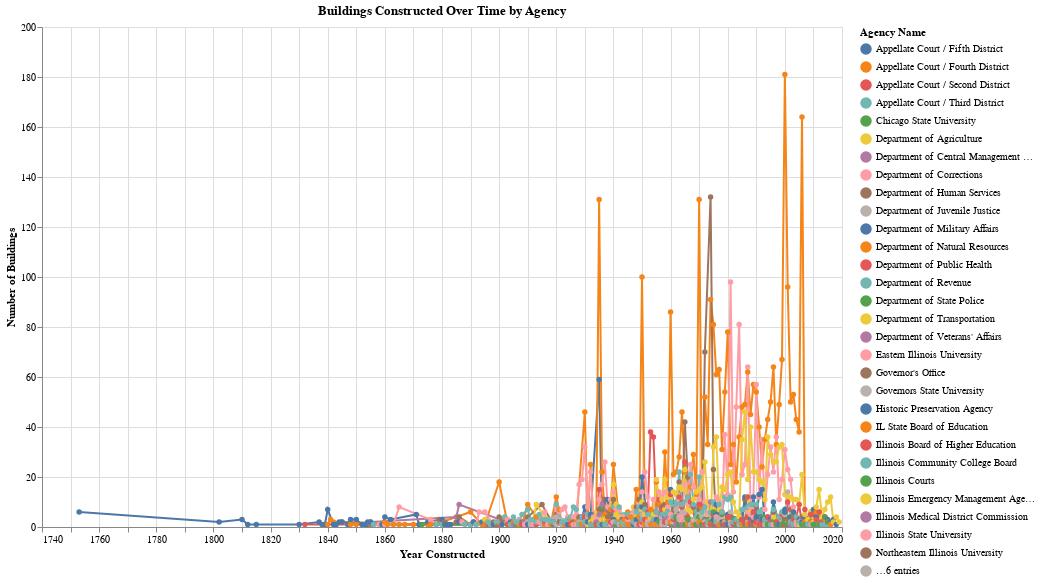

Notebook source saved alongside this figure:
### Code cell
data['Year Constructed'] = pd.to_numeric(data['Year Constructed'], errors='coerce')  
filtered_data = data.dropna(subset=['Year Constructed', 'Agency Name'])  
filtered_data = filtered_data[filtered_data['Year Constructed'] > 0]  

yearly_construction = (
    filtered_data.groupby(['Year Constructed', 'Agency Name']).size()
    .reset_index(name='BuildingCount')
)

multi_select = alt.selection_multi(fields=['Agency Name'], bind='legend', name="Select Agency")

line_chart = alt.Chart(yearly_construction).mark_line(point=True).encode(
    x=alt.X('Year Constructed:Q', title='Year Constructed', axis=alt.Axis(format='d')),
    y=alt.Y('BuildingCount:Q', title='Number of Buildings'),
    color=alt.Color('Agency Name:N', title='Agency', legend=alt.Legend(title="Agency Name")),
    tooltip=['Year Constructed:Q', 'BuildingCount:Q', 'Agency Name:N'],
    opacity=alt.condition(multi_select, alt.value(1), alt.value(0.2))  
).add_selection(
    multi_select
).properties(
    width=800,
    height=500,
    title="Buildings Constructed Over Time by Agency"
).interactive() 

line_chart.show()

### Figure 1 — Vega-Lite specification as saved in the notebook (floating-point values rounded to 4 significant figures; data arrays with more than 128 entries replaced by an {"elided": "..."} marker saying what was removed)
{"config": {"view": {"continuousWidth": 300, "continuousHeight": 300}}, "data": {"name": "data-aa369714063063e8993c0c03137e4d84"}, "mark": {"type": "line", "point": true}, "encoding": {"color": {"field": "Agency Name", "legend": {"title": "Agency Name"}, "title": "Agency", "type": "nominal"}, "opacity": {"condition": {"param": "Select Agency", "value": 1}, "value": 0.2}, "tooltip": [{"field": "Year Constructed", "type": "quantitative"}, {"field": "BuildingCount", "type": "quantitative"}, {"field": "Agency Name", "type": "nominal"}], "x": {"axis": {"format": "d"}, "field": "Year Constructed", "title": "Year Constructed", "type": "quantitative"}, "y": {"field": "BuildingCount", "title": "Number of Buildings", "type": "quantitative"}}, "height": 500, "params": [{"name": "Select Agency", "select": {"type": "point", "fields": ["Agency Name"]}, "bind": "legend"}, {"name": "param_2", "select": {"type": "interval", "encodings": ["x", "y"]}, "bind": "scales"}], "title": "Buildings Constructed Over Time by Agency", "width": 800, "$schema": "https://vega.github.io/schema/vega-lite/v5.20.1.json", "datasets": {"data-aa369714063063e8993c0c03137e4d84": {"elided": "1217 records"}}}
